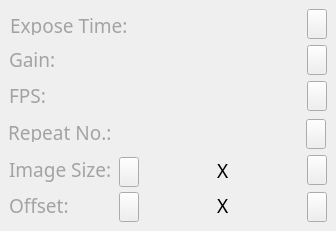
   <widget class="QWidget" name="Port2">
    <attribute name="title">
     <string>Port2</string>
    </attribute>
    <widget class="QPushButton" name="Button_Keypad_Offset_Y2">
     <property name="geometry">
      <rect>
       <x>307</x>
       <y>192</y>
       <width>20</width>
       <height>30</height>
      </rect>
     </property>
     <property name="styleSheet">
      <string notr="true">QPushButton {
	border-image: url(:/Icon/EM.png);
}

QPushButton:pressed {
	border-image: url(:/Icon/EM_Pressed.png);
}

</string>
     </property>
     <property name="text">
      <string/>
     </property>
    </widget>
    <widget class="QLabel" name="Label_Repeat2">
     <property name="geometry">
      <rect>
       <x>148</x>
       <y>119</y>
       <width>150</width>
       <height>30</height>
      </rect>
     </property>
     <property name="styleSheet">
      <string notr="true">border-image: url(:/Icon/mea_sel_off_box.png) 4;
border-width: 2;
font: 75 14pt &quot;Nanum square&quot;;</string>
     </property>
     <property name="text">
      <string/>
     </property>
     <property name="alignment">
      <set>Qt::AlignRight|Qt::AlignTrailing|Qt::AlignVCenter</set>
     </property>
     <property name="indent">
      <number>0</number>
     </property>
    </widget>
    <widget class="QLabel" name="Label_temp3_13">
     <property name="geometry">
      <rect>
       <x>9</x>
       <y>154</y>
       <width>121</width>
       <height>31</height>
      </rect>
     </property>
     <property name="font">
      <font>
       <family>Nanum square</family>
       <pointsize>14</pointsize>
       <weight>9</weight>
       <italic>false</italic>
       <bold>false</bold>
      </font>
     </property>
     <property name="styleSheet">
      <string notr="true">font: 75 14pt &quot;Nanum square&quot;;
color: #a3a3a3;</string>
     </property>
     <property name="text">
      <string>Image Size:</string>
     </property>
     <property name="alignment">
      <set>Qt::AlignLeading|Qt::AlignLeft|Qt::AlignVCenter</set>
     </property>
    </widget>
    <widget class="QPushButton" name="Button_Keypad_ROI_Y2">
     <property name="geometry">
      <rect>
       <x>307</x>
       <y>155</y>
       <width>20</width>
       <height>30</height>
      </rect>
     </property>
     <property name="styleSheet">
      <string notr="true">QPushButton {
	border-image: url(:/Icon/EM.png);
}

QPushButton:pressed {
	border-image: url(:/Icon/EM_Pressed.png);
}

</string>
     </property>
     <property name="text">
      <string/>
     </property>
    </widget>
    <widget class="QLabel" name="Label_temp3_14">
     <property name="geometry">
      <rect>
       <x>9</x>
       <y>49</y>
       <width>121</width>
       <height>20</height>
      </rect>
     </property>
     <property name="font">
      <font>
       <family>Nanum square</family>
       <pointsize>14</pointsize>
       <weight>9</weight>
       <italic>false</italic>
       <bold>false</bold>
      </font>
     </property>
     <property name="styleSheet">
      <string notr="true">font: 75 14pt &quot;Nanum square&quot;;
color: #a3a3a3;</string>
     </property>
     <property name="text">
      <string>Gain:</string>
     </property>
     <property name="alignment">
      <set>Qt::AlignLeading|Qt::AlignLeft|Qt::AlignVCenter</set>
     </property>
    </widget>
    <widget class="QLabel" name="label_Expose_13">
     <property name="geometry">
      <rect>
       <x>217</x>
       <y>160</y>
       <width>16</width>
       <height>20</height>
      </rect>
     </property>
     <property name="font">
      <font>
       <family>Nanum square</family>
       <pointsize>14</pointsize>
       <weight>9</weight>
       <italic>false</italic>
       <bold>false</bold>
      </font>
     </property>
     <property name="styleSheet">
      <string notr="true">font: 75 14pt &quot;Nanum square&quot;;
</string>
     </property>
     <property name="text">
      <string>X</string>
     </property>
    </widget>
    <widget class="QPushButton" name="Button_Keypad_Offset_X2">
     <property name="geometry">
      <rect>
       <x>119</x>
       <y>192</y>
       <width>20</width>
       <height>30</height>
      </rect>
     </property>
     <property name="styleSheet">
      <string notr="true">QPushButton {
	border-image: url(:/Icon/EM.png);
}

QPushButton:pressed {
	border-image: url(:/Icon/EM_Pressed.png);
}

</string>
     </property>
     <property name="text">
      <string/>
     </property>
    </widget>
    <widget class="QPushButton" name="Button_Keypad_Gain2">
     <property name="geometry">
      <rect>
       <x>307</x>
       <y>45</y>
       <width>20</width>
       <height>30</height>
      </rect>
     </property>
     <property name="styleSheet">
      <string notr="true">QPushButton {
	border-image: url(:/Icon/EM.png);
}

QPushButton:pressed {
	border-image: url(:/Icon/EM_Pressed.png);
}

</string>
     </property>
     <property name="text">
      <string/>
     </property>
    </widget>
    <widget class="QLabel" name="Label_ROI_Y2">
     <property name="geometry">
      <rect>
       <x>237</x>
       <y>156</y>
       <width>60</width>
       <height>30</height>
      </rect>
     </property>
     <property name="styleSheet">
      <string notr="true">border-image: url(:/Icon/mea_sel_off_box.png) 4;
border-width: 2;
font: 75 14pt &quot;Nanum square&quot;;</string>
     </property>
     <property name="text">
      <string/>
     </property>
     <property name="alignment">
      <set>Qt::AlignCenter</set>
     </property>
     <property name="indent">
      <number>0</number>
     </property>
    </widget>
    <widget class="QLabel" name="Label_ROI_X2">
     <property name="geometry">
      <rect>
       <x>148</x>
       <y>156</y>
       <width>60</width>
       <height>30</height>
      </rect>
     </property>
     <property name="styleSheet">
      <string notr="true">border-image: url(:/Icon/mea_sel_off_box.png) 4;
border-width: 2;
font: 75 14pt &quot;Nanum square&quot;;</string>
     </property>
     <property name="text">
      <string/>
     </property>
     <property name="alignment">
      <set>Qt::AlignCenter</set>
     </property>
     <property name="indent">
      <number>0</number>
     </property>
    </widget>
    <widget class="QPushButton" name="Button_Keypad_Repeat2">
     <property name="geometry">
      <rect>
       <x>306</x>
       <y>119</y>
       <width>20</width>
       <height>30</height>
      </rect>
     </property>
     <property name="styleSheet">
      <string notr="true">QPushButton {
	border-image: url(:/Icon/EM.png);
}

QPushButton:pressed {
	border-image: url(:/Icon/EM_Pressed.png);
}

</string>
     </property>
     <property name="text">
      <string/>
     </property>
    </widget>
    <widget class="QLabel" name="Label_temp3_15">
     <property name="geometry">
      <rect>
       <x>10</x>
       <y>15</y>
       <width>121</width>
       <height>20</height>
      </rect>
     </property>
     <property name="font">
      <font>
       <family>Nanum square</family>
       <pointsize>14</pointsize>
       <weight>9</weight>
       <italic>false</italic>
       <bold>false</bold>
      </font>
     </property>
     <property name="styleSheet">
      <string notr="true">font: 75 14pt &quot;Nanum square&quot;;
color: #a3a3a3;</string>
     </property>
     <property name="text">
      <string>Expose Time: </string>
     </property>
     <property name="alignment">
      <set>Qt::AlignLeading|Qt::AlignLeft|Qt::AlignVCenter</set>
     </property>
    </widget>
    <widget class="QLabel" name="Label_temp3_16">
     <property name="geometry">
      <rect>
       <x>8</x>
       <y>122</y>
       <width>121</width>
       <height>20</height>
      </rect>
     </property>
     <property name="font">
      <font>
       <family>Nanum square</family>
       <pointsize>14</pointsize>
       <weight>9</weight>
       <italic>false</italic>
       <bold>false</bold>
      </font>
     </property>
     <property name="styleSheet">
      <string notr="true">font: 75 14pt &quot;Nanum square&quot;;
color: #a3a3a3;</string>
     </property>
     <property name="text">
      <string>Repeat No.:</string>
     </property>
     <property name="alignment">
      <set>Qt::AlignLeading|Qt::AlignLeft|Qt::AlignVCenter</set>
     </property>
    </widget>
    <widget class="QPushButton" name="Button_Keypad_ROI_X2">
     <property name="geometry">
      <rect>
       <x>119</x>
       <y>157</y>
       <width>20</width>
       <height>30</height>
      </rect>
     </property>
     <property name="styleSheet">
      <string notr="true">QPushButton {
	border-image: url(:/Icon/EM.png);
}

QPushButton:pressed {
	border-image: url(:/Icon/EM_Pressed.png);
}

</string>
     </property>
     <property name="text">
      <string/>
     </property>
    </widget>
    <widget class="QLabel" name="Label_ExposeTime2">
     <property name="geometry">
      <rect>
       <x>148</x>
       <y>10</y>
       <width>150</width>
       <height>30</height>
      </rect>
     </property>
     <property name="styleSheet">
      <string notr="true">border-image: url(:/Icon/mea_sel_off_box.png) 4;
border-width: 2;
font: 75 14pt &quot;Nanum square&quot;;</string>
     </property>
     <property name="text">
      <string/>
     </property>
     <property name="alignment">
      <set>Qt::AlignRight|Qt::AlignTrailing|Qt::AlignVCenter</set>
     </property>
     <property name="indent">
      <number>0</number>
     </property>
    </widget>
    <widget class="QLabel" name="Label_temp3_17">
     <property name="geometry">
      <rect>
       <x>9</x>
       <y>85</y>
       <width>121</width>
       <height>20</height>
      </rect>
     </property>
     <property name="font">
      <font>
       <family>Nanum square</family>
       <pointsize>14</pointsize>
       <weight>9</weight>
       <italic>false</italic>
       <bold>false</bold>
      </font>
     </property>
     <property name="styleSheet">
      <string notr="true">font: 75 14pt &quot;Nanum square&quot;;
color: #a3a3a3;</string>
     </property>
     <property name="text">
      <string>FPS:</string>
     </property>
     <property name="alignment">
      <set>Qt::AlignLeading|Qt::AlignLeft|Qt::AlignVCenter</set>
     </property>
    </widget>
    <widget class="QLabel" name="Label_Offset_Y2">
     <property name="geometry">
      <rect>
       <x>237</x>
       <y>192</y>
       <width>60</width>
       <height>30</height>
      </rect>
     </property>
     <property name="styleSheet">
      <string notr="true">border-image: url(:/Icon/mea_sel_off_box.png) 4;
border-width: 2;
font: 75 14pt &quot;Nanum square&quot;;</string>
     </property>
     <property name="text">
      <string/>
     </property>
     <property name="alignment">
      <set>Qt::AlignCenter</set>
     </property>
     <property name="indent">
      <number>0</number>
     </property>
    </widget>
    <widget class="QLabel" name="Label_FPS2">
     <property name="geometry">
      <rect>
       <x>148</x>
       <y>82</y>
       <width>150</width>
       <height>30</height>
      </rect>
     </property>
     <property name="styleSheet">
      <string notr="true">border-image: url(:/Icon/mea_sel_off_box.png) 4;
border-width: 2;
font: 75 14pt &quot;Nanum square&quot;;</string>
     </property>
     <property name="text">
      <string/>
     </property>
     <property name="alignment">
      <set>Qt::AlignRight|Qt::AlignTrailing|Qt::AlignVCenter</set>
     </property>
     <property name="indent">
      <number>0</number>
     </property>
    </widget>
    <widget class="QLabel" name="label_Expose_14">
     <property name="geometry">
      <rect>
       <x>217</x>
       <y>195</y>
       <width>16</width>
       <height>20</height>
      </rect>
     </property>
     <property name="font">
      <font>
       <family>Nanum square</family>
       <pointsize>14</pointsize>
       <weight>9</weight>
       <italic>false</italic>
       <bold>false</bold>
      </font>
     </property>
     <property name="styleSheet">
      <string notr="true">font: 75 14pt &quot;Nanum square&quot;;
</string>
     </property>
     <property name="text">
      <string>X</string>
     </property>
    </widget>
    <widget class="QLabel" name="Label_Gain2">
     <property name="geometry">
      <rect>
       <x>148</x>
       <y>46</y>
       <width>150</width>
       <height>30</height>
      </rect>
     </property>
     <property name="styleSheet">
      <string notr="true">border-image: url(:/Icon/mea_sel_off_box.png) 4;
border-width: 2;
font: 75 14pt &quot;Nanum square&quot;;</string>
     </property>
     <property name="text">
      <string/>
     </property>
     <property name="alignment">
      <set>Qt::AlignRight|Qt::AlignTrailing|Qt::AlignVCenter</set>
     </property>
     <property name="indent">
      <number>0</number>
     </property>
    </widget>
    <widget class="QLabel" name="Label_temp3_18">
     <property name="geometry">
      <rect>
       <x>9</x>
       <y>195</y>
       <width>121</width>
       <height>20</height>
      </rect>
     </property>
     <property name="font">
      <font>
       <family>Nanum square</family>
       <pointsize>14</pointsize>
       <weight>9</weight>
       <italic>false</italic>
       <bold>false</bold>
      </font>
     </property>
     <property name="styleSheet">
      <string notr="true">font: 75 14pt &quot;Nanum square&quot;;
color: #a3a3a3;</string>
     </property>
     <property name="text">
      <string>Offset:</string>
     </property>
     <property name="alignment">
      <set>Qt::AlignLeading|Qt::AlignLeft|Qt::AlignVCenter</set>
     </property>
    </widget>
    <widget class="QPushButton" name="Button_Keypad_ET2">
     <property name="geometry">
      <rect>
       <x>307</x>
       <y>9</y>
       <width>20</width>
       <height>30</height>
      </rect>
     </property>
     <property name="styleSheet">
      <string notr="true">QPushButton {
	border-image: url(:/Icon/EM.png);
}

QPushButton:pressed {
	border-image: url(:/Icon/EM_Pressed.png);
}

</string>
     </property>
     <property name="text">
      <string/>
     </property>
    </widget>
    <widget class="QPushButton" name="Button_Keypad_FPS2">
     <property name="geometry">
      <rect>
       <x>307</x>
       <y>81</y>
       <width>20</width>
       <height>30</height>
      </rect>
     </property>
     <property name="styleSheet">
      <string notr="true">QPushButton {
	border-image: url(:/Icon/EM.png);
}

QPushButton:pressed {
	border-image: url(:/Icon/EM_Pressed.png);
}

</string>
     </property>
     <property name="text">
      <string/>
     </property>
    </widget>
    <widget class="QLabel" name="Label_Offset_X2">
     <property name="geometry">
      <rect>
       <x>148</x>
       <y>192</y>
       <width>60</width>
       <height>30</height>
      </rect>
     </property>
     <property name="styleSheet">
      <string notr="true">border-image: url(:/Icon/mea_sel_off_box.png) 4;
border-width: 2;
font: 75 14pt &quot;Nanum square&quot;;</string>
     </property>
     <property name="text">
      <string/>
     </property>
     <property name="alignment">
      <set>Qt::AlignCenter</set>
     </property>
     <property name="indent">
      <number>0</number>
     </property>
    </widget>
    <zorder>Button_Keypad_Offset_Y2</zorder>
    <zorder>Label_Repeat2</zorder>
    <zorder>Label_temp3_13</zorder>
    <zorder>Button_Keypad_ROI_Y2</zorder>
    <zorder>Label_temp3_14</zorder>
    <zorder>label_Expose_13</zorder>
    <zorder>Button_Keypad_Gain2</zorder>
    <zorder>Label_ROI_Y2</zorder>
    <zorder>Label_ROI_X2</zorder>
    <zorder>Button_Keypad_Repeat2</zorder>
    <zorder>Label_temp3_15</zorder>
    <zorder>Label_temp3_16</zorder>
    <zorder>Button_Keypad_ROI_X2</zorder>
    <zorder>Label_ExposeTime2</zorder>
    <zorder>Label_temp3_17</zorder>
    <zorder>Label_Offset_Y2</zorder>
    <zorder>Label_FPS2</zorder>
    <zorder>label_Expose_14</zorder>
    <zorder>Label_Gain2</zorder>
    <zorder>Label_temp3_18</zorder>
    <zorder>Button_Keypad_ET2</zorder>
    <zorder>Button_Keypad_FPS2</zorder>
    <zorder>Label_Offset_X2</zorder>
    <zorder>Button_Keypad_Offset_X2</zorder>
   </widget>
